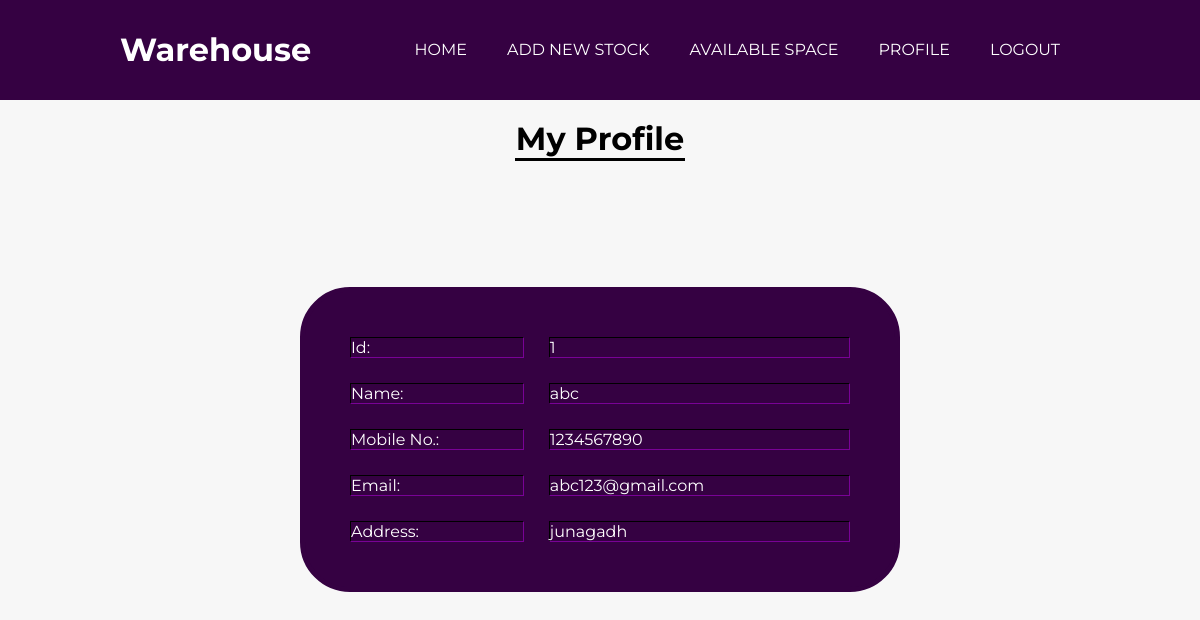
The page /profile_owner.php (signed in) on the database its author committed.
### tables this page shows
CREATE TABLE `credentials` (
  `id` int(11) NOT NULL,
  `PASSWORD` varchar(20) NOT NULL,
  `name` varchar(50) NOT NULL,
  `email` varchar(50) NOT NULL,
  `mobile` int(10) NOT NULL,
  `address` varchar(100) NOT NULL
);

### profile_owner.php (the view, shortened to what this page needs)
<?php
include("navbar2.php");
?>
<!DOCTYPE html>
<html>
<head>
</head>
<body>
	<br>
<center><h1 style="border-bottom: 3px solid black; width:170px;">My Profile</h1></center>
</body>
</html>
<?php
echo "<center>";
echo "<br><br><br><br>";
$con=mysqli_connect('localhost','root','','hackathon');
$Email=$_SESSION['uid1'];
$sql="SELECT * FROM credentials  where email='$Email'";
$s1=mysqli_query($con,$sql);
$R=mysqli_num_rows($s1);
if($R>0)
{
  while($r=mysqli_fetch_assoc($s1))
  {
		echo "<div align='center' color='purple' class='insertBackground'>
			<table  border-collapse='collapse' border='3px' width='400px' height='300px' class='insertTable' cellspacing='25px'>
		<tr><td>Id:</td>"."<td>".$r['id']."</td></tr>
		<tr><td>Name:</td><td>".$r['name']."</td></tr>
		<tr><td>Mobile No.:</td><td>".$r['mobile']."</td></tr>
		<tr><td>Email:</td><td>".$r['email']."</td></tr>
		<tr><td>Address:</td><td>".$r['address']."</td></tr>
		</table>
		</div>";
  }
}
echo "</center>";
?>

### styles.css (style rules this page uses)
* { padding: 0px; margin: 0px; }
body { font-family: 'Montserrat', sans-serif; padding: 0px; margin: 0px; background-color: #f7f7f7; }
.insertTable { border: 5px solid #350142; border-radius: 50px; margin-top: 50px; padding: 20px; width: 600px; background-color: #350142; }
.insertTable tr td { color: white; }

### rows shown on the page
credentials: id "1", name "abc", mobile "1234567890", email "abc123@gmail.com", address "junagadh"
